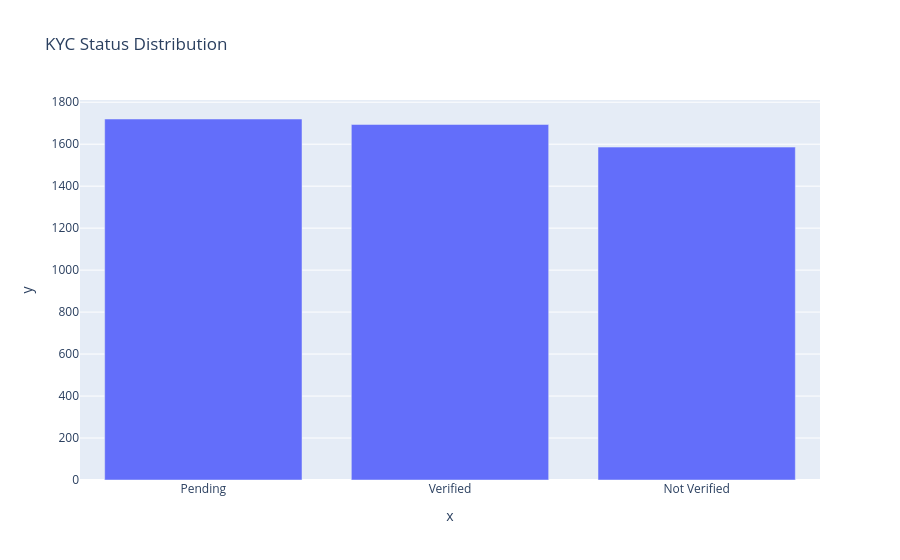

The notebook cell saved with this chart:
### Code cell
kyc_counts = trans_full['kyc_status'].value_counts()
fig = px.bar(x=kyc_counts.index, y=kyc_counts.values, title='KYC Status Distribution')
fig.show()

### Figure 1 — Plotly figure (JSON) as saved in the notebook; plotly's stock layout.template omitted (floating-point values rounded to 4 significant figures)
{"data": [{"alignmentgroup": "True", "hovertemplate": "x=%{x}<br>y=%{y}<extra></extra>", "legendgroup": "", "marker": {"color": "#636efa", "pattern": {"shape": ""}}, "name": "", "offsetgroup": "", "orientation": "v", "showlegend": false, "textposition": "auto", "type": "bar", "x": ["Pending", "Verified", "Not Verified"], "xaxis": "x", "y": [1720, 1694, 1586], "yaxis": "y"}], "layout": {"barmode": "relative", "legend": {"tracegroupgap": 0}, "title": {"text": "KYC Status Distribution"}, "xaxis": {"anchor": "y", "domain": [0, 1], "title": {"text": "x"}}, "yaxis": {"anchor": "x", "domain": [0, 1], "title": {"text": "y"}}}}
